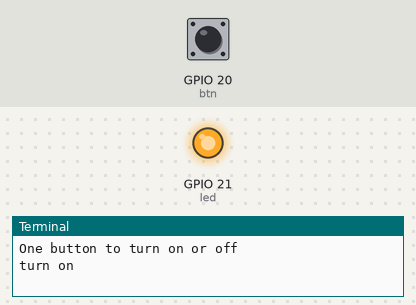
Bench run of a program on a simulated Raspberry Pi (BCM pin numbers). Parts: output pins drawn as LEDs (lit = HIGH), the last lines printed to the terminal. Dashed ring = blinking. The inputs (shaded band) are chosen by the test bench; at power-on: GPIO 20 (btn) HIGH.

Above: at 1.2 s.
1.3 s: GPIO 20 (btn) pulled LOW for 1 s
At 2.5 s:
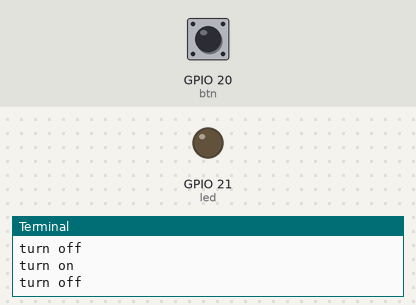
3.8 s: GPIO 20 (btn) pulled LOW for 0.15 s
At 5.0 s:
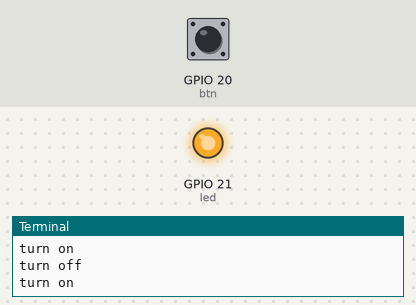
5.4 s: GPIO 20 (btn) pulled LOW for 3.2 s
At 5.7 s:
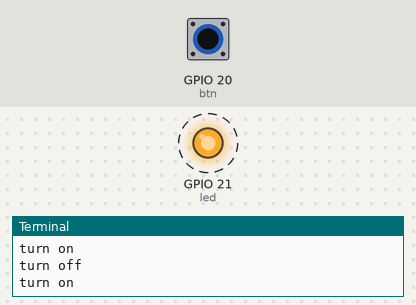
Timing chart, 0 to 9.9 s (numbered marks = the images above; inputs shaded):
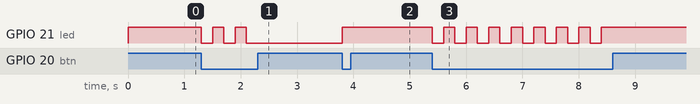

The program:

sample1.py
```python
from time import *
from gpiozero import *
from signal import pause

print("One button to turn on or off")

led = LED(21)
btn = Button(20, bounce_time=None)

while True:
  print('turn on')
  led.on()
  sleep(0.2) # to avoid bouncing
  btn.wait_for_press()
  print('turn off')
  led.off()
  sleep(0.2) # to avoid bouncing
  btn.wait_for_press()
```

Measured:
- after the input at 1.3 s, GPIO 21 (led): alternates HIGH for 0.20 s and LOW for 0.20 s, 5 changes in all, then stays LOW, starting at once
- after the input at 3.8 s, GPIO 21 (led): LOW → HIGH at once
- after the input at 5.4 s, GPIO 21 (led): alternates HIGH for 0.20 s and LOW for 0.20 s, 16 changes in all, then stays HIGH, starting at once
